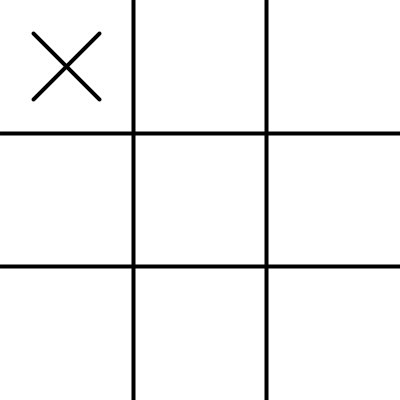
Frame 1 (no input)
Frame 60 (the mouse pressed at the canvas centre just before this capture): identical to frame 1, image omitted
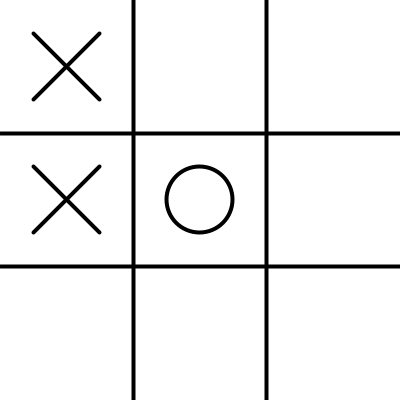
Frame 120 (the mouse held since frame 60 and released just before this capture)

The Processing sketch that drew these frames (run headless with seeded random() and noise(); from frame 60 on, the mouse is pressed at the canvas centre):

// Processing sketch: CC_154_Tic_Tac_Toe_Minimax
// ── CC_154_Tic_Tac_Toe_Minimax.pde
// Tic Tac Toe AI with Minimax Algorithm
// The Coding Train / Daniel Shiffman
// https://thecodingtrain.com/CodingChallenges/154-tic-tac-toe-minimax.html
// https://youtu.be/I64-UTORVfU
// https://editor.p5js.org/codingtrain/sketches/0zyUhZdJD
// Ported to Processing4 by Spencer Stith <github.com/spencerstith>

char[][] board = {
  {(char)0, (char)0, (char)0},
  {(char)0, (char)0, (char)0},
  {(char)0, (char)0, (char)0}
};

int w; // = width / 3;
int h; // = height / 3;

char ai = 'X';
char human = 'O';
boolean currentPlayerIsHuman = true;

HashMap<Character, Integer> scores;

void setup() {
  size(400, 400);
  w = width / 3;
  h = height / 3;
  
  scores = new HashMap<Character, Integer>();
  scores.put('X', 10);
  scores.put('O', -10);
  scores.put('t', 0);
  
  bestMove(); //<>//
}

boolean equals3(char a, char b, char c) {
  return a == b && b == c && a != (char)0;
}

char checkWinner() {
  // Must use 'n' for "null" since Java doesn't allow primitive data types to be null
  char winner = 'n';

  // horizontal
  for (int i = 0; i < 3; i++) {
    if (equals3(board[i][0], board[i][1], board[i][2])) {
      winner = board[i][0];
    }
  }

  // Vertical
  for (int i = 0; i < 3; i++) {
    if (equals3(board[0][i], board[1][i], board[2][i])) {
      winner = board[0][i];
    }
  }

  // Diagonal
  if (equals3(board[0][0], board[1][1], board[2][2])) {
    winner = board[0][0];
  }
  if (equals3(board[2][0], board[1][1], board[0][2])) {
    winner = board[2][0];
  }

  int openSpots = 0;
  for (int i = 0; i < 3; i++) {
    for (int j = 0; j < 3; j++) {
      if (board[i][j] == (char)0) {
        openSpots++;
      }
    }
  }

  if (winner == 'n' && openSpots == 0) {
    return 't';
  } else {
    return winner;
  }
}

void mousePressed() {
  if (currentPlayerIsHuman) {
    // Human make turn
    int i = floor(mouseX / w);
    int j = floor(mouseY / h);
    // If valid turn
    if (board[i][j] == (char)0) {
      board[i][j] = human;
      currentPlayerIsHuman = false;
      bestMove();
    }
  }
}

void draw() {
  background(255);
  strokeWeight(4);

  line(w, 0, w, height);
  line(w * 2, 0, w * 2, height);
  line(0, h, width, h);
  line(0, h * 2, width, h * 2);

  for (int j = 0; j < 3; j++) {
    for (int i = 0; i < 3; i++) {
      int x = w * i + w / 2;
      int y = h * j + h / 2;
      char spot = board[i][j];
      textSize(32);
      int r = w / 4;
      if (spot == human) {
        noFill();
        circle(x, y, r * 2);
      } else if (spot == ai) {
        line(x - r, y - r, x + r, y + r);
        line(x + r, y - r, x - r, y + r);
      }
    }
  }

  char result = checkWinner();
  if (result != 'n') {
    noLoop();
    textAlign(CENTER, CENTER);
    rectMode(CENTER);
    fill(255);
    rect(width / 2, height / 3, 200, 100);
    fill(0);
    if (result == 't') {
      text("Tie!", width / 2, height / 3);
    } else {
      text(result + " wins!", width / 2, height / 3);
    }
  }
}

// ── Minimax.pde
// Tic Tac Toe AI with Minimax Algorithm
// The Coding Train / Daniel Shiffman
// https://thecodingtrain.com/CodingChallenges/154-tic-tac-toe-minimax.html
// https://youtu.be/I64-UTORVfU
// https://editor.p5js.org/codingtrain/sketches/0zyUhZdJD
// Ported to Processing4 by Spencer Stith <github.com/spencerstith>


import java.util.HashMap;

void bestMove() {
  // AI to make its turn
  int bestScore = Integer.MIN_VALUE;
  int[] move = {0, 0};
  for (int i = 0; i < 3; i++) {
    for (int j = 0; j < 3; j++) {
      // Is the spot available?
      if (board[i][j] == (char)0) {
        board[i][j] = ai;
        int score = minimax(board, 0, false);
        board[i][j] = (char)0;
        if (score > bestScore) {
          bestScore = score;
          move[0] = i;
          move[1] = j;
        }
      }
    }
  }
  board[move[0]][move[1]] = ai;
  currentPlayerIsHuman = true;
}

int minimax(char[][] board, int depth, boolean isMaximizing) {
  char result = checkWinner();
  if (result != 'n') {
    return scores.get(result);
  }

  if (isMaximizing) {
    int bestScore = Integer.MIN_VALUE;
    for (int i = 0; i < 3; i++) {
      for (int j = 0; j < 3; j++) {
        // Is the spot available?
        if (board[i][j] == (char)0) {
          board[i][j] = ai;
          int score = minimax(board, depth + 1, false);
          board[i][j] = (char)0;
          bestScore = max(score, bestScore);
        }
      }
    }
    return bestScore;
  } else {
    int bestScore = Integer.MAX_VALUE;
    for (int i = 0; i < 3; i++) {
      for (int j = 0; j < 3; j++) {
        // Is the spot available?
        if (board[i][j] == (char)0) {
          board[i][j] = human;
          int score = minimax(board, depth + 1, true);
          board[i][j] = (char)0;
          bestScore = min(score, bestScore);
        }
      }
    }
    return bestScore;
  }
}
